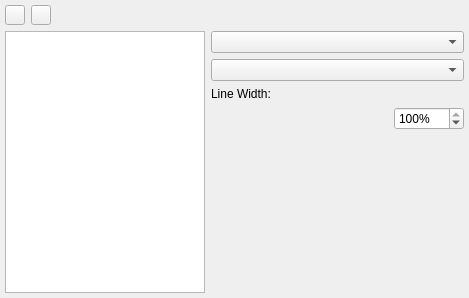
<ui version="4.0" >
 <class>LineStyleWidget</class>
 <widget class="QWidget" name="LineStyleWidget" >
  <property name="geometry" >
   <rect>
    <x>0</x>
    <y>0</y>
    <width>469</width>
    <height>298</height>
   </rect>
  </property>
  <layout class="QVBoxLayout" >
   <property name="margin" >
    <number>5</number>
   </property>
   <property name="spacing" >
    <number>5</number>
   </property>
   <item>
    <layout class="QHBoxLayout" >
     <property name="margin" >
      <number>0</number>
     </property>
     <property name="spacing" >
      <number>6</number>
     </property>
     <item>
      <widget class="QPushButton" name="addButton" >
       <property name="sizePolicy" >
        <sizepolicy>
         <hsizetype>0</hsizetype>
         <vsizetype>0</vsizetype>
         <horstretch>0</horstretch>
         <verstretch>0</verstretch>
        </sizepolicy>
       </property>
       <property name="minimumSize" >
        <size>
         <width>20</width>
         <height>20</height>
        </size>
       </property>
       <property name="maximumSize" >
        <size>
         <width>20</width>
         <height>20</height>
        </size>
       </property>
       <property name="text" >
        <string/>
       </property>
      </widget>
     </item>
     <item>
      <widget class="QPushButton" name="removeButton" >
       <property name="sizePolicy" >
        <sizepolicy>
         <hsizetype>0</hsizetype>
         <vsizetype>0</vsizetype>
         <horstretch>0</horstretch>
         <verstretch>0</verstretch>
        </sizepolicy>
       </property>
       <property name="minimumSize" >
        <size>
         <width>20</width>
         <height>20</height>
        </size>
       </property>
       <property name="maximumSize" >
        <size>
         <width>20</width>
         <height>20</height>
        </size>
       </property>
       <property name="text" >
        <string/>
       </property>
      </widget>
     </item>
     <item>
      <spacer>
       <property name="orientation" >
        <enum>Qt::Horizontal</enum>
       </property>
       <property name="sizeType" >
        <enum>QSizePolicy::Expanding</enum>
       </property>
       <property name="sizeHint" >
        <size>
         <width>150</width>
         <height>21</height>
        </size>
       </property>
      </spacer>
     </item>
    </layout>
   </item>
   <item>
    <layout class="QHBoxLayout" >
     <property name="margin" >
      <number>0</number>
     </property>
     <property name="spacing" >
      <number>6</number>
     </property>
     <item>
      <widget class="QListWidget" name="lineStyles" >
       <property name="maximumSize" >
        <size>
         <width>200</width>
         <height>32767</height>
        </size>
       </property>
      </widget>
     </item>
     <item>
      <layout class="QVBoxLayout" >
       <property name="margin" >
        <number>0</number>
       </property>
       <property name="spacing" >
        <number>6</number>
       </property>
       <item>
        <layout class="QGridLayout" >
         <property name="margin" >
          <number>0</number>
         </property>
         <property name="spacing" >
          <number>6</number>
         </property>
         <item row="1" column="0" >
          <widget class="QComboBox" name="endCombo" >
           <property name="sizePolicy" >
            <sizepolicy>
             <hsizetype>7</hsizetype>
             <vsizetype>0</vsizetype>
             <horstretch>0</horstretch>
             <verstretch>0</verstretch>
            </sizepolicy>
           </property>
          </widget>
         </item>
         <item row="2" column="0" >
          <widget class="QComboBox" name="joinCombo" >
           <property name="sizePolicy" >
            <sizepolicy>
             <hsizetype>7</hsizetype>
             <vsizetype>0</vsizetype>
             <horstretch>0</horstretch>
             <verstretch>0</verstretch>
            </sizepolicy>
           </property>
          </widget>
         </item>
        </layout>
       </item>
       <item>
        <layout class="QGridLayout" >
         <property name="margin" >
          <number>0</number>
         </property>
         <property name="spacing" >
          <number>6</number>
         </property>
         <item row="1" column="1" >
          <widget class="QSpinBox" name="shadeBox" >
           <property name="sizePolicy" >
            <sizepolicy>
             <hsizetype>1</hsizetype>
             <vsizetype>0</vsizetype>
             <horstretch>0</horstretch>
             <verstretch>0</verstretch>
            </sizepolicy>
           </property>
           <property name="minimumSize" >
            <size>
             <width>70</width>
             <height>0</height>
            </size>
           </property>
           <property name="suffix" >
            <string>%</string>
           </property>
           <property name="maximum" >
            <number>100</number>
           </property>
           <property name="minimum" >
            <number>0</number>
           </property>
           <property name="value" >
            <number>100</number>
           </property>
          </widget>
         </item>
         <item row="0" column="0" >
          <widget class="QLabel" name="textLabel2" >
           <property name="sizePolicy" >
            <sizepolicy>
             <hsizetype>7</hsizetype>
             <vsizetype>5</vsizetype>
             <horstretch>0</horstretch>
             <verstretch>0</verstretch>
            </sizepolicy>
           </property>
           <property name="text" >
            <string>Line Width:</string>
           </property>
           <property name="wordWrap" >
            <bool>false</bool>
           </property>
          </widget>
         </item>
        </layout>
       </item>
       <item>
        <spacer>
         <property name="orientation" >
          <enum>Qt::Vertical</enum>
         </property>
         <property name="sizeType" >
          <enum>QSizePolicy::Fixed</enum>
         </property>
         <property name="sizeHint" >
          <size>
           <width>20</width>
           <height>16</height>
          </size>
         </property>
        </spacer>
       </item>
       <item>
        <widget class="QLabel" name="previewLabel" >
         <property name="sizePolicy" >
          <sizepolicy>
           <hsizetype>7</hsizetype>
           <vsizetype>5</vsizetype>
           <horstretch>0</horstretch>
           <verstretch>0</verstretch>
          </sizepolicy>
         </property>
         <property name="minimumSize" >
          <size>
           <width>0</width>
           <height>60</height>
          </size>
         </property>
         <property name="text" >
          <string/>
         </property>
         <property name="wordWrap" >
          <bool>false</bool>
         </property>
        </widget>
       </item>
       <item>
        <spacer>
         <property name="orientation" >
          <enum>Qt::Vertical</enum>
         </property>
         <property name="sizeType" >
          <enum>QSizePolicy::Expanding</enum>
         </property>
         <property name="sizeHint" >
          <size>
           <width>41</width>
           <height>26</height>
          </size>
         </property>
        </spacer>
       </item>
      </layout>
     </item>
    </layout>
   </item>
  </layout>
 </widget>
 <layoutdefault spacing="6" margin="11" />
 <customwidgets/>
 <resources/>
 <connections/>
</ui>
